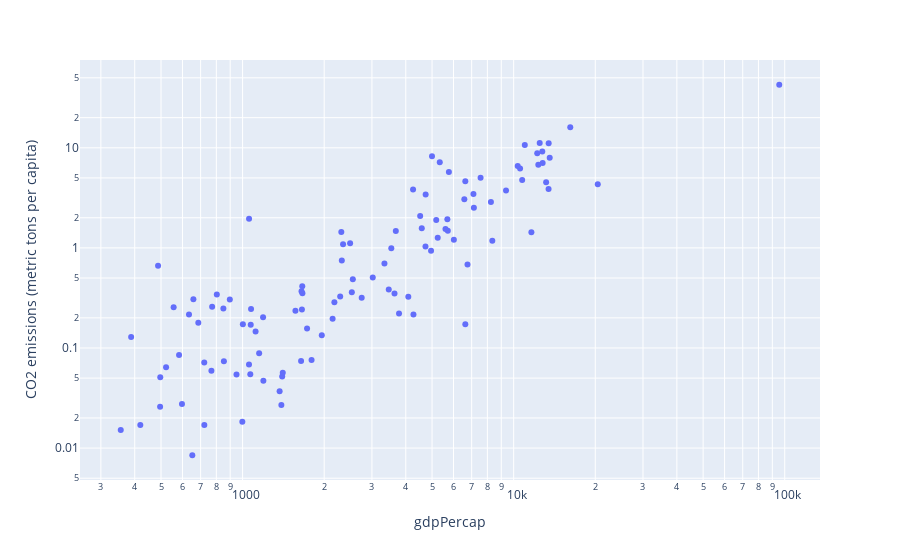

Notebook code for this chart:
### Markdown cell above
### Question 2

#### Filter the data to include only rows where 'Year' is '1962' and then make a scatter plot comparing 'CO2 emissions (metric tons per capita)' and 'gdpPercap' for the filtered data.

### Code cell
# Filter the data
df_1962 = df_gc[df_gc['Year'] == 1962]

fig = px.scatter(df_1962, x='gdpPercap', y='CO2 emissions (metric tons per capita)', log_x=True, log_y=True)
fig.show()
